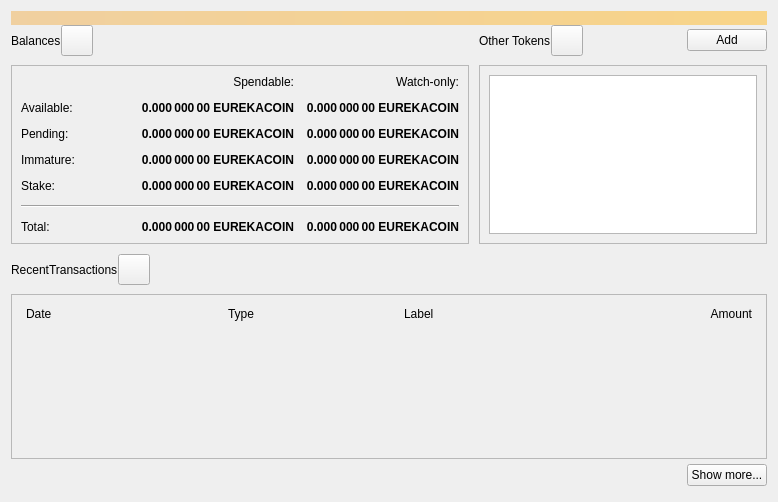
<?xml version="1.0" encoding="UTF-8"?>
<ui version="4.0">
 <class>OverviewPage</class>
 <widget class="QWidget" name="OverviewPage">
  <property name="geometry">
   <rect>
    <x>0</x>
    <y>0</y>
    <width>778</width>
    <height>502</height>
   </rect>
  </property>
  <property name="windowTitle">
   <string>Form</string>
  </property>
  <layout class="QVBoxLayout" name="topLayout">
   <property name="spacing">
    <number>0</number>
   </property>
   <item>
    <widget class="QLabel" name="labelAlerts">
     <property name="visible">
      <bool>false</bool>
     </property>
     <property name="styleSheet">
      <string notr="true">QLabel { background-color: qlineargradient(x1: 0, y1: 0, x2: 1, y2: 0, stop:0 #F0D0A0, stop:1 #F8D488); color:#000000; }</string>
     </property>
     <property name="wordWrap">
      <bool>true</bool>
     </property>
     <property name="margin">
      <number>3</number>
     </property>
     <property name="textInteractionFlags">
      <set>Qt::TextSelectableByMouse</set>
     </property>
    </widget>
   </item>
   <item>
    <layout class="QGridLayout" name="gridLayout_2">
     <item row="0" column="2">
      <layout class="QHBoxLayout" name="horizontalLayout_4">
       <property name="bottomMargin">
        <number>9</number>
       </property>
       <item>
        <widget class="QLabel" name="labelTokens">
         <property name="text">
          <string>Other Tokens</string>
         </property>
        </widget>
       </item>
       <item>
        <widget class="QToolButton" name="labelTokenStatus">
         <property name="toolTip">
          <string>The displayed information may be out of date. Your wallet automatically synchronizes with the EurekaCoin network after a connection is established, but this process has not completed yet.</string>
         </property>
         <property name="text">
          <string/>
         </property>
         <property name="iconSize">
          <size>
           <width>24</width>
           <height>24</height>
          </size>
         </property>
         <property name="flat" stdset="0">
          <bool>false</bool>
         </property>
        </widget>
       </item>
       <item>
        <spacer name="horizontalSpacer_7">
         <property name="orientation">
          <enum>Qt::Horizontal</enum>
         </property>
         <property name="sizeHint" stdset="0">
          <size>
           <width>40</width>
           <height>20</height>
          </size>
         </property>
        </spacer>
       </item>
       <item>
        <widget class="QPushButton" name="buttonAddToken">
         <property name="text">
          <string>Add</string>
         </property>
        </widget>
       </item>
      </layout>
     </item>
     <item row="1" column="2">
      <widget class="QFrame" name="frameOtherTokens">
       <property name="minimumSize">
        <size>
         <width>0</width>
         <height>100</height>
        </size>
       </property>
       <property name="frameShape">
        <enum>QFrame::StyledPanel</enum>
       </property>
       <property name="frameShadow">
        <enum>QFrame::Raised</enum>
       </property>
       <layout class="QVBoxLayout" name="verticalLayout_10">
        <item>
         <widget class="QListView" name="listTokens">
          <property name="enabled">
           <bool>true</bool>
          </property>
         </widget>
        </item>
       </layout>
      </widget>
     </item>
     <item row="1" column="0">
      <widget class="QFrame" name="frameBalances">
       <property name="frameShape">
        <enum>QFrame::StyledPanel</enum>
       </property>
       <property name="frameShadow">
        <enum>QFrame::Raised</enum>
       </property>
       <layout class="QVBoxLayout" name="verticalLayout_4">
        <item>
         <layout class="QGridLayout" name="gridLayout">
          <property name="spacing">
           <number>12</number>
          </property>
          <item row="2" column="3">
           <widget class="QLabel" name="labelWatchPending">
            <property name="font">
             <font>
              <weight>75</weight>
              <bold>true</bold>
             </font>
            </property>
            <property name="cursor">
             <cursorShape>IBeamCursor</cursorShape>
            </property>
            <property name="toolTip">
             <string>Unconfirmed transactions to watch-only addresses</string>
            </property>
            <property name="text">
             <string notr="true">0.000 000 00 EUREKACOIN</string>
            </property>
            <property name="alignment">
             <set>Qt::AlignRight|Qt::AlignTrailing|Qt::AlignVCenter</set>
            </property>
            <property name="textInteractionFlags">
             <set>Qt::LinksAccessibleByMouse|Qt::TextSelectableByKeyboard|Qt::TextSelectableByMouse</set>
            </property>
           </widget>
          </item>
          <item row="2" column="2">
           <widget class="QLabel" name="labelUnconfirmed">
            <property name="font">
             <font>
              <weight>75</weight>
              <bold>true</bold>
             </font>
            </property>
            <property name="cursor">
             <cursorShape>IBeamCursor</cursorShape>
            </property>
            <property name="toolTip">
             <string>Total of transactions that have yet to be confirmed, and do not yet count toward the spendable balance</string>
            </property>
            <property name="text">
             <string notr="true">0.000 000 00 EUREKACOIN</string>
            </property>
            <property name="alignment">
             <set>Qt::AlignRight|Qt::AlignTrailing|Qt::AlignVCenter</set>
            </property>
            <property name="textInteractionFlags">
             <set>Qt::LinksAccessibleByMouse|Qt::TextSelectableByKeyboard|Qt::TextSelectableByMouse</set>
            </property>
           </widget>
          </item>
          <item row="3" column="2">
           <widget class="QLabel" name="labelImmature">
            <property name="font">
             <font>
              <weight>75</weight>
              <bold>true</bold>
             </font>
            </property>
            <property name="cursor">
             <cursorShape>IBeamCursor</cursorShape>
            </property>
            <property name="toolTip">
             <string>Mined balance that has not yet matured</string>
            </property>
            <property name="text">
             <string notr="true">0.000 000 00 EUREKACOIN</string>
            </property>
            <property name="alignment">
             <set>Qt::AlignRight|Qt::AlignTrailing|Qt::AlignVCenter</set>
            </property>
            <property name="textInteractionFlags">
             <set>Qt::LinksAccessibleByMouse|Qt::TextSelectableByKeyboard|Qt::TextSelectableByMouse</set>
            </property>
           </widget>
          </item>
          <item row="3" column="0">
           <widget class="QLabel" name="labelImmatureText">
            <property name="text">
             <string>Immature:</string>
            </property>
           </widget>
          </item>
          <item row="0" column="3">
           <widget class="QLabel" name="labelWatchonly">
            <property name="text">
             <string>Watch-only:</string>
            </property>
            <property name="alignment">
             <set>Qt::AlignRight|Qt::AlignTrailing|Qt::AlignVCenter</set>
            </property>
           </widget>
          </item>
          <item row="1" column="0">
           <widget class="QLabel" name="labelBalanceText">
            <property name="text">
             <string>Available:</string>
            </property>
           </widget>
          </item>
          <item row="1" column="2">
           <widget class="QLabel" name="labelBalance">
            <property name="font">
             <font>
              <weight>75</weight>
              <bold>true</bold>
             </font>
            </property>
            <property name="cursor">
             <cursorShape>IBeamCursor</cursorShape>
            </property>
            <property name="toolTip">
             <string>Your current spendable balance</string>
            </property>
            <property name="text">
             <string notr="true">0.000 000 00 EUREKACOIN</string>
            </property>
            <property name="alignment">
             <set>Qt::AlignRight|Qt::AlignTrailing|Qt::AlignVCenter</set>
            </property>
            <property name="textInteractionFlags">
             <set>Qt::LinksAccessibleByMouse|Qt::TextSelectableByKeyboard|Qt::TextSelectableByMouse</set>
            </property>
           </widget>
          </item>
          <item row="1" column="3">
           <widget class="QLabel" name="labelWatchAvailable">
            <property name="font">
             <font>
              <weight>75</weight>
              <bold>true</bold>
             </font>
            </property>
            <property name="cursor">
             <cursorShape>IBeamCursor</cursorShape>
            </property>
            <property name="toolTip">
             <string>Your current balance in watch-only addresses</string>
            </property>
            <property name="text">
             <string notr="true">0.000 000 00 EUREKACOIN</string>
            </property>
            <property name="alignment">
             <set>Qt::AlignRight|Qt::AlignTrailing|Qt::AlignVCenter</set>
            </property>
            <property name="textInteractionFlags">
             <set>Qt::LinksAccessibleByMouse|Qt::TextSelectableByKeyboard|Qt::TextSelectableByMouse</set>
            </property>
           </widget>
          </item>
          <item row="2" column="0">
           <widget class="QLabel" name="labelPendingText">
            <property name="text">
             <string>Pending:</string>
            </property>
           </widget>
          </item>
          <item row="0" column="2">
           <widget class="QLabel" name="labelSpendable">
            <property name="text">
             <string>Spendable:</string>
            </property>
            <property name="alignment">
             <set>Qt::AlignRight|Qt::AlignTrailing|Qt::AlignVCenter</set>
            </property>
           </widget>
          </item>
          <item row="4" column="0">
           <widget class="QLabel" name="labelStakeText">
            <property name="text">
             <string>Stake:</string>
            </property>
           </widget>
          </item>
          <item row="4" column="2">
           <widget class="QLabel" name="labelStake">
            <property name="font">
             <font>
              <weight>75</weight>
              <bold>true</bold>
             </font>
            </property>
            <property name="text">
             <string>0.000 000 00 EUREKACOIN</string>
            </property>
            <property name="alignment">
             <set>Qt::AlignRight|Qt::AlignTrailing|Qt::AlignVCenter</set>
            </property>
            <property name="textInteractionFlags">
             <set>Qt::LinksAccessibleByMouse|Qt::TextSelectableByKeyboard|Qt::TextSelectableByMouse</set>
            </property>
           </widget>
          </item>
          <item row="4" column="3">
           <widget class="QLabel" name="labelWatchStake">
            <property name="font">
             <font>
              <weight>75</weight>
              <bold>true</bold>
             </font>
            </property>
            <property name="text">
             <string>0.000 000 00 EUREKACOIN</string>
            </property>
            <property name="alignment">
             <set>Qt::AlignRight|Qt::AlignTrailing|Qt::AlignVCenter</set>
            </property>
            <property name="textInteractionFlags">
             <set>Qt::LinksAccessibleByMouse|Qt::TextSelectableByKeyboard|Qt::TextSelectableByMouse</set>
            </property>
           </widget>
          </item>
          <item row="3" column="3">
           <widget class="QLabel" name="labelWatchImmature">
            <property name="font">
             <font>
              <weight>75</weight>
              <bold>true</bold>
             </font>
            </property>
            <property name="cursor">
             <cursorShape>IBeamCursor</cursorShape>
            </property>
            <property name="toolTip">
             <string>Mined balance in watch-only addresses that has not yet matured</string>
            </property>
            <property name="text">
             <string notr="true">0.000 000 00 EUREKACOIN</string>
            </property>
            <property name="alignment">
             <set>Qt::AlignRight|Qt::AlignTrailing|Qt::AlignVCenter</set>
            </property>
            <property name="textInteractionFlags">
             <set>Qt::LinksAccessibleByMouse|Qt::TextSelectableByKeyboard|Qt::TextSelectableByMouse</set>
            </property>
           </widget>
          </item>
          <item row="7" column="3">
           <widget class="QLabel" name="labelWatchTotal">
            <property name="font">
             <font>
              <weight>75</weight>
              <bold>true</bold>
             </font>
            </property>
            <property name="cursor">
             <cursorShape>IBeamCursor</cursorShape>
            </property>
            <property name="toolTip">
             <string>Current total balance in watch-only addresses</string>
            </property>
            <property name="text">
             <string notr="true">0.000 000 00 EUREKACOIN</string>
            </property>
            <property name="alignment">
             <set>Qt::AlignRight|Qt::AlignTrailing|Qt::AlignVCenter</set>
            </property>
            <property name="textInteractionFlags">
             <set>Qt::LinksAccessibleByMouse|Qt::TextSelectableByKeyboard|Qt::TextSelectableByMouse</set>
            </property>
           </widget>
          </item>
          <item row="5" column="0" colspan="4">
           <spacer name="verticalSpacer">
            <property name="orientation">
             <enum>Qt::Vertical</enum>
            </property>
            <property name="sizeHint" stdset="0">
             <size>
              <width>20</width>
              <height>40</height>
             </size>
            </property>
           </spacer>
          </item>
          <item row="7" column="2">
           <widget class="QLabel" name="labelTotal">
            <property name="font">
             <font>
              <weight>75</weight>
              <bold>true</bold>
             </font>
            </property>
            <property name="cursor">
             <cursorShape>IBeamCursor</cursorShape>
            </property>
            <property name="toolTip">
             <string>Your current total balance</string>
            </property>
            <property name="text">
             <string notr="true">0.000 000 00 EUREKACOIN</string>
            </property>
            <property name="alignment">
             <set>Qt::AlignRight|Qt::AlignTrailing|Qt::AlignVCenter</set>
            </property>
            <property name="textInteractionFlags">
             <set>Qt::LinksAccessibleByMouse|Qt::TextSelectableByKeyboard|Qt::TextSelectableByMouse</set>
            </property>
           </widget>
          </item>
          <item row="0" column="1" rowspan="5">
           <spacer name="horizontalSpacer_5">
            <property name="orientation">
             <enum>Qt::Horizontal</enum>
            </property>
            <property name="sizeHint" stdset="0">
             <size>
              <width>40</width>
              <height>20</height>
             </size>
            </property>
           </spacer>
          </item>
          <item row="7" column="0">
           <widget class="QLabel" name="labelTotalText">
            <property name="text">
             <string>Total:        </string>
            </property>
           </widget>
          </item>
          <item row="6" column="0" colspan="4">
           <widget class="Line" name="hLine">
            <property name="orientation">
             <enum>Qt::Horizontal</enum>
            </property>
           </widget>
          </item>
         </layout>
        </item>
       </layout>
      </widget>
     </item>
     <item row="0" column="0">
      <layout class="QHBoxLayout" name="horizontalLayout_2">
       <property name="bottomMargin">
        <number>9</number>
       </property>
       <item>
        <widget class="QLabel" name="labelBalances">
         <property name="text">
          <string>Balances</string>
         </property>
        </widget>
       </item>
       <item>
        <widget class="QToolButton" name="labelWalletStatus">
         <property name="enabled">
          <bool>true</bool>
         </property>
         <property name="toolTip">
          <string>The displayed information may be out of date. Your wallet automatically synchronizes with the EurekaCoin network after a connection is established, but this process has not completed yet.</string>
         </property>
         <property name="text">
          <string/>
         </property>
         <property name="icon">
          <iconset>
           <normaloff>:/icons/warning</normaloff>
           <disabledoff>:/icons/warning</disabledoff>:/icons/warning</iconset>
         </property>
         <property name="iconSize">
          <size>
           <width>24</width>
           <height>24</height>
          </size>
         </property>
         <property name="flat" stdset="0">
          <bool>false</bool>
         </property>
        </widget>
       </item>
       <item>
        <spacer name="horizontalSpacer">
         <property name="orientation">
          <enum>Qt::Horizontal</enum>
         </property>
         <property name="sizeHint" stdset="0">
          <size>
           <width>40</width>
           <height>20</height>
          </size>
         </property>
        </spacer>
       </item>
      </layout>
     </item>
     <item row="0" column="1" rowspan="2">
      <spacer name="horizontalSpacer_4">
       <property name="orientation">
        <enum>Qt::Horizontal</enum>
       </property>
       <property name="sizeType">
        <enum>QSizePolicy::Fixed</enum>
       </property>
       <property name="sizeHint" stdset="0">
        <size>
         <width>10</width>
         <height>20</height>
        </size>
       </property>
      </spacer>
     </item>
    </layout>
   </item>
   <item>
    <spacer name="verticalSpacer_4">
     <property name="orientation">
      <enum>Qt::Vertical</enum>
     </property>
     <property name="sizeType">
      <enum>QSizePolicy::Fixed</enum>
     </property>
     <property name="sizeHint" stdset="0">
      <size>
       <width>20</width>
       <height>10</height>
      </size>
     </property>
    </spacer>
   </item>
   <item>
    <layout class="QHBoxLayout" name="horizontalLayout_6">
     <property name="bottomMargin">
      <number>9</number>
     </property>
     <item>
      <widget class="QLabel" name="labelRecentTransactions">
       <property name="text">
        <string>RecentTransactions</string>
       </property>
      </widget>
     </item>
     <item>
      <widget class="QToolButton" name="labelTransactionsStatus">
       <property name="enabled">
        <bool>true</bool>
       </property>
       <property name="toolTip">
        <string>The displayed information may be out of date. Your wallet automatically synchronizes with the EurekaCoin network after a connection is established, but this process has not completed yet.</string>
       </property>
       <property name="text">
        <string/>
       </property>
       <property name="icon">
        <iconset>
         <normaloff>:/icons/warning</normaloff>
         <disabledoff>:/icons/warning</disabledoff>:/icons/warning</iconset>
       </property>
       <property name="iconSize">
        <size>
         <width>24</width>
         <height>24</height>
        </size>
       </property>
       <property name="flat" stdset="0">
        <bool>false</bool>
       </property>
      </widget>
     </item>
     <item>
      <spacer name="horizontalSpacer_3">
       <property name="orientation">
        <enum>Qt::Horizontal</enum>
       </property>
       <property name="sizeHint" stdset="0">
        <size>
         <width>40</width>
         <height>20</height>
        </size>
       </property>
      </spacer>
     </item>
    </layout>
   </item>
   <item>
    <layout class="QVBoxLayout" name="verticalLayout_3">
     <item>
      <widget class="QFrame" name="frameRecentTransactions">
       <property name="frameShape">
        <enum>QFrame::StyledPanel</enum>
       </property>
       <property name="frameShadow">
        <enum>QFrame::Raised</enum>
       </property>
       <layout class="QVBoxLayout" name="verticalLayout_8">
        <item>
         <layout class="QHBoxLayout" name="horizontalLayout_3">
          <property name="spacing">
           <number>5</number>
          </property>
          <property name="leftMargin">
           <number>5</number>
          </property>
          <property name="rightMargin">
           <number>5</number>
          </property>
          <item>
           <widget class="QLabel" name="labelDate">
            <property name="text">
             <string>Date</string>
            </property>
           </widget>
          </item>
          <item>
           <spacer name="horizontalSpacer_2">
            <property name="orientation">
             <enum>Qt::Horizontal</enum>
            </property>
            <property name="sizeType">
             <enum>QSizePolicy::Fixed</enum>
            </property>
            <property name="sizeHint" stdset="0">
             <size>
              <width>25</width>
              <height>20</height>
             </size>
            </property>
           </spacer>
          </item>
          <item>
           <widget class="QLabel" name="labelType">
            <property name="text">
             <string>Type</string>
            </property>
           </widget>
          </item>
          <item>
           <widget class="QLabel" name="labelAddress">
            <property name="text">
             <string>Label</string>
            </property>
           </widget>
          </item>
          <item>
           <widget class="QLabel" name="labelAmount">
            <property name="text">
             <string>Amount</string>
            </property>
            <property name="alignment">
             <set>Qt::AlignRight|Qt::AlignTrailing|Qt::AlignVCenter</set>
            </property>
           </widget>
          </item>
         </layout>
        </item>
        <item>
         <widget class="QListView" name="listTransactions">
          <property name="styleSheet">
           <string notr="true">QListView { background: transparent; }</string>
          </property>
          <property name="frameShape">
           <enum>QFrame::NoFrame</enum>
          </property>
          <property name="verticalScrollBarPolicy">
           <enum>Qt::ScrollBarAlwaysOff</enum>
          </property>
          <property name="horizontalScrollBarPolicy">
           <enum>Qt::ScrollBarAlwaysOff</enum>
          </property>
         </widget>
        </item>
       </layout>
      </widget>
     </item>
     <item>
      <layout class="QHBoxLayout" name="horizontalLayout">
       <property name="topMargin">
        <number>5</number>
       </property>
       <property name="bottomMargin">
        <number>5</number>
       </property>
       <item>
        <spacer name="horizontalSpacer_6">
         <property name="orientation">
          <enum>Qt::Horizontal</enum>
         </property>
         <property name="sizeHint" stdset="0">
          <size>
           <width>40</width>
           <height>20</height>
          </size>
         </property>
        </spacer>
       </item>
       <item>
        <widget class="QPushButton" name="showMoreButton">
         <property name="text">
          <string>Show more...</string>
         </property>
        </widget>
       </item>
      </layout>
     </item>
    </layout>
   </item>
  </layout>
 </widget>
 <resources/>
 <connections/>
</ui>
